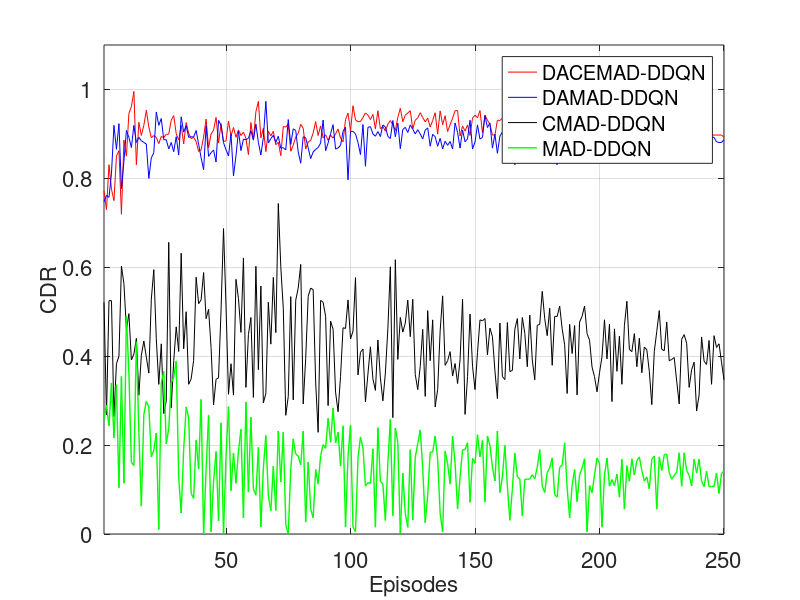

MATLAB code for this plot:
clc
clear all



deployed_veh = dlmread('deployed_vehicles_box_test.dat');
covered_veh = sum(dlmread('Covered_vehicles_box_test.dat'));
deployed_veh_dacemad = dlmread('deployed_vehicles_m50_congested_dacemad.dat');
covered_veh_dacemad = sum(dlmread('Covered_vehicles_m50_congested_dacemad.dat'));
deployed_veh_damad = dlmread('deployed_vehicles_m50_congested_damad.dat');
covered_veh_damad = sum(dlmread('Covered_vehicles_m50_congested_damad.dat'));
deployed_veh_hi = dlmread('deployed_vehicles_box_test_h.dat');
covered_veh_hi = sum(dlmread('Covered_vehicles_box_test_h.dat'));

covered_veh_mad = sum(dlmread('Covered_vehicles_M50_congested_mad.dat'));
deployed_veh_mad = dlmread('deployed_vehicles_M50_congested_mad.dat');
covered_veh_cmad = sum(dlmread('Covered_vehicles_M50_congested_cmad.dat'));
deployed_veh_cmad = dlmread('deployed_vehicles_M50_congested_cmad.dat');
epi = 1:1:length(deployed_veh);
epi_lo = 1:1:length(deployed_veh_dacemad);
epi_m = 1:1:length(deployed_veh_damad);
epi_hi = 1:1:length(deployed_veh_hi);

plotCDR = 1;

if (plotCDR == 1)
    figure;
    a1 = axes();
    percentage_cov = covered_veh./deployed_veh;
    percentage_cov_dacemad = covered_veh_dacemad./deployed_veh_dacemad;
    percentage_cov_damad = covered_veh_damad./deployed_veh_damad;
    percentage_cov_mad = covered_veh_mad./deployed_veh_mad;
    percentage_cov_cmad = covered_veh_cmad./deployed_veh_cmad;
    %percentage_cov_hi = covered_veh_hi./deployed_veh_hi;
    %plot(epi_m, percentage_cov_m, 'r-', epi_lo, percentage_cov_lo, 'b-', epi_hi, percentage_cov_hi, 'g-', 'Linewidth', 1)
    plot(epi_lo, percentage_cov_dacemad, 'r-', epi_m, percentage_cov_damad, 'b-', epi_m, percentage_cov_cmad, 'k-',  epi_m, percentage_cov_mad, 'g-', 'Linewidth', 1)
     
    %plot(epi_m, percentage_cov_m, 'b-')
    set(gca, 'FontSize', 16)  
    legend('DACEMAD-DDQN', 'DAMAD-DDQN', 'CMAD-DDQN', 'MAD-DDQN', 'location', 'best');
    %legend('Mixed Traffic','Lower Traffic', 'Higher Traffic', 'location', 'best');
    xlabel('Episodes','Fontsize',16);
    ylabel('CDR','Fontsize',16);    
    axis([1 length(deployed_veh_dacemad) 0.0 1.1])    
    grid on;
    %a2 = axes();
    %a2.Position = [0.420 0.200 0.25 0.2]; 
    %a2.Position = [0.3200 0.6600 0.2 0.2]; % xlocation, ylocation, xsize, ysize
    %plot((220:250),percentage_cov_dacemad(220:250), 'r-', (220:250), percentage_cov_damad(220:250), 'b-', (220:250), percentage_cov_cmad(220:250), 'k-', (220:250), percentage_cov_mad(220:250), 'g-', 'Linewidth', 1); axis tight
    %set(gca, 'FontSize', 10)
else
    %plot(epi_m, deployed_veh_damad, 'b-', epi_m, covered_veh_damad, 'r-', 'Linewidth', 1)
    %plot(epi_lo, deployed_veh_dacemad, 'b-', epi_lo, covered_veh_dacemad, 'r-', 'Linewidth', 1)
    plot(epi_lo, deployed_veh_mad, 'b-', epi_lo, covered_veh_mad, 'r-', 'Linewidth', 1)
    
    %plot(epi,covered_veh, 'r-', 'Linewidth', 1)
    set(gca, 'FontSize', 16)
    xlabel('Episodes','Fontsize',16);    
    ylabel('Vehicles','Fontsize',16);
    %CDR_DACEMAD_M50_low_traffic
    legend('Deployed (MAD-DDQN)','Covered (MAD-DDQN)', 'location', 'best')
    %axis([000 500 200.0 700])    
    axis([1 length(deployed_veh) 0 280])
    grid on;    
end



 

